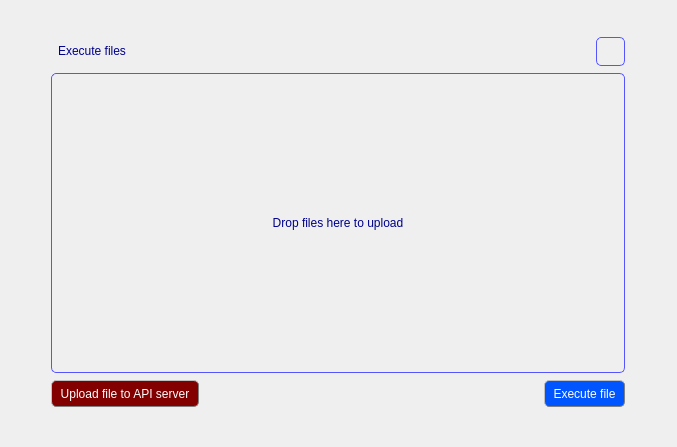
<?xml version="1.0" encoding="UTF-8"?>
<ui version="4.0">
 <class>ImportFilesForm</class>
 <widget class="QWidget" name="ImportFilesForm">
  <property name="geometry">
   <rect>
    <x>0</x>
    <y>0</y>
    <width>677</width>
    <height>447</height>
   </rect>
  </property>
  <property name="windowTitle">
   <string>Form</string>
  </property>
  <layout class="QGridLayout" name="gridLayout_2">
   <item row="0" column="0">
    <widget class="QGroupBox" name="groupBox">
     <property name="enabled">
      <bool>true</bool>
     </property>
     <property name="sizePolicy">
      <sizepolicy hsizetype="Fixed" vsizetype="Fixed">
       <horstretch>0</horstretch>
       <verstretch>0</verstretch>
      </sizepolicy>
     </property>
     <property name="minimumSize">
      <size>
       <width>600</width>
       <height>400</height>
      </size>
     </property>
     <property name="maximumSize">
      <size>
       <width>16777215</width>
       <height>16777215</height>
      </size>
     </property>
     <property name="styleSheet">
      <string notr="true">QGroupBox {
               color: black;
               padding: 4px;
               border-radius: 5px;
               border-style: outset;
              }</string>
     </property>
     <property name="title">
      <string/>
     </property>
     <layout class="QGridLayout" name="gridLayout">
      <item row="0" column="0">
       <widget class="QLabel" name="label">
        <property name="sizePolicy">
         <sizepolicy hsizetype="Preferred" vsizetype="Fixed">
          <horstretch>0</horstretch>
          <verstretch>0</verstretch>
         </sizepolicy>
        </property>
        <property name="styleSheet">
         <string notr="true">QLabel {
               color: darkblue;
               padding: 4px;
               border-radius: 5px;
               border-style: outset;
	           font: 20pt &quot;MS Shell Dlg 2&quot;;
              }</string>
        </property>
        <property name="text">
         <string>Execute files</string>
        </property>
       </widget>
      </item>
      <item row="0" column="1">
       <widget class="QToolButton" name="clearButton">
        <property name="styleSheet">
         <string notr="true">QToolButton {
               color: darkblue;
               padding: 4px;
               border: 1px solid rgb(85, 85, 255); 
               border-radius: 5px;
               font: 10pt &quot;MS Shell Dlg 2&quot;;
              }

QToolButton:hover {
               color: darkblue;
               border: 1px solid grey;
               background-color: rgb(255, 255, 255);
               }

QToolButton:pressed {
               color: rgb(0, 0, 197)
               background: shadow;
               border-style: inset;
			    background-color: rgb(0, 78, 235);
               }</string>
        </property>
        <property name="text">
         <string/>
        </property>
        <property name="icon">
         <iconset resource="res.qrc">
          <normaloff>:/res/clear.png</normaloff>:/res/clear.png</iconset>
        </property>
       </widget>
      </item>
      <item row="1" column="0" colspan="2">
       <widget class="QPushButton" name="mainButton">
        <property name="enabled">
         <bool>true</bool>
        </property>
        <property name="minimumSize">
         <size>
          <width>0</width>
          <height>300</height>
         </size>
        </property>
        <property name="maximumSize">
         <size>
          <width>16777215</width>
          <height>300</height>
         </size>
        </property>
        <property name="styleSheet">
         <string notr="true">QPushButton {
               color: darkblue;
               padding: 4px;
               border: 1px solid rgb(85, 85, 255); 
               border-radius: 5px;
               font: 10pt &quot;MS Shell Dlg 2&quot;;
              }

QPushButton:pressed {
               color: rgb(0, 0, 197)
               background: shadow;
               border-style: inset;
               }</string>
        </property>
        <property name="text">
         <string>Drop files here to upload</string>
        </property>
        <property name="flat">
         <bool>false</bool>
        </property>
       </widget>
      </item>
      <item row="2" column="0" colspan="2">
       <layout class="QHBoxLayout" name="horizontalLayout">
        <property name="spacing">
         <number>0</number>
        </property>
        <item>
         <widget class="QToolButton" name="uploadButton">
          <property name="enabled">
           <bool>false</bool>
          </property>
          <property name="styleSheet">
           <string notr="true">QToolButton {
               color: white;
               padding: 4px;
               border: 1px solid grey; 
               border-radius: 5px;
               border-style: outset;
               max-width: 160px;
               background-color:rgb(130, 0, 0);
               font: 10pt &quot;MS Shell Dlg 2&quot;;
              }

QToolButton:hover {
               color: darkblue;
               border: 1px solid grey;
               background-color: rgb(255, 255, 255);
               }

QToolButton:pressed {
               color: rgb(0, 0, 197)
               background: shadow;
               border-style: inset;
			    background-color: rgb(0, 78, 235);
               }</string>
          </property>
          <property name="text">
           <string>Upload file to API server</string>
          </property>
         </widget>
        </item>
        <item>
         <spacer name="horizontalSpacer">
          <property name="orientation">
           <enum>Qt::Horizontal</enum>
          </property>
          <property name="sizeType">
           <enum>QSizePolicy::Expanding</enum>
          </property>
          <property name="sizeHint" stdset="0">
           <size>
            <width>40</width>
            <height>20</height>
           </size>
          </property>
         </spacer>
        </item>
        <item>
         <widget class="QToolButton" name="executeButton">
          <property name="enabled">
           <bool>false</bool>
          </property>
          <property name="styleSheet">
           <string notr="true">QToolButton {
               color: white;
               padding: 4px;
               border: 1px solid grey; 
               border-radius: 5px;
               border-style: outset;
               max-width: 120px;
               background-color: rgb(0, 85, 255);
               font: 10pt &quot;MS Shell Dlg 2&quot;;
              }

QToolButton:hover {
               color: darkblue;
               border: 1px solid grey;
               background-color: rgb(255, 255, 255);
               }

QToolButton:pressed {
               color: rgb(0, 0, 197)
               background: shadow;
               border-style: inset;
			    background-color: rgb(0, 78, 235);
               }</string>
          </property>
          <property name="text">
           <string>Execute file</string>
          </property>
         </widget>
        </item>
       </layout>
      </item>
     </layout>
    </widget>
   </item>
  </layout>
 </widget>
 <resources>
  <include location="res.qrc"/>
 </resources>
 <connections/>
</ui>
